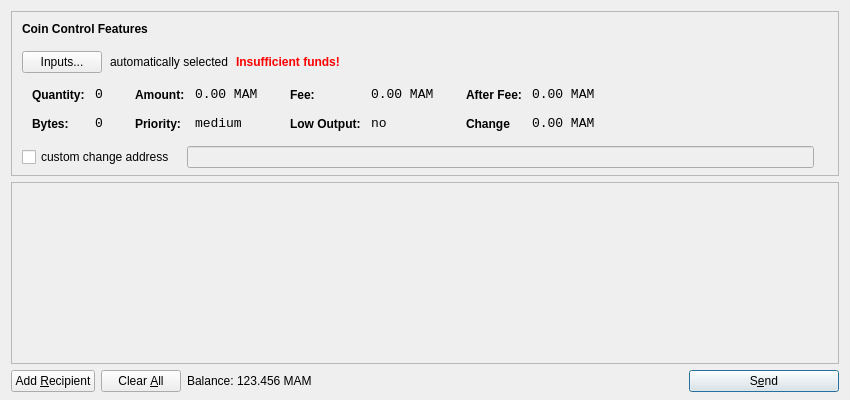
<?xml version="1.0" encoding="UTF-8"?>
<ui version="4.0">
 <class>SendCoinsDialog</class>
 <widget class="QDialog" name="SendCoinsDialog">
  <property name="geometry">
   <rect>
    <x>0</x>
    <y>0</y>
    <width>850</width>
    <height>400</height>
   </rect>
  </property>
  <property name="windowTitle">
   <string>Send Coins</string>
  </property>
  <layout class="QVBoxLayout" name="verticalLayout" stretch="0,1,0">
   <property name="bottomMargin">
    <number>8</number>
   </property>
   <item>
    <widget class="QFrame" name="frameCoinControl">
     <property name="sizePolicy">
      <sizepolicy hsizetype="Expanding" vsizetype="Expanding">
       <horstretch>0</horstretch>
       <verstretch>0</verstretch>
      </sizepolicy>
     </property>
     <property name="maximumSize">
      <size>
       <width>16777215</width>
       <height>16777215</height>
      </size>
     </property>
     <property name="frameShape">
      <enum>QFrame::StyledPanel</enum>
     </property>
     <property name="frameShadow">
      <enum>QFrame::Sunken</enum>
     </property>
     <layout class="QVBoxLayout" name="verticalLayoutCoinControl2">
      <property name="spacing">
       <number>-1</number>
      </property>
      <property name="leftMargin">
       <number>0</number>
      </property>
      <property name="topMargin">
       <number>0</number>
      </property>
      <property name="rightMargin">
       <number>0</number>
      </property>
      <property name="bottomMargin">
       <number>6</number>
      </property>
      <item>
       <layout class="QVBoxLayout" name="verticalLayoutCoinControl" stretch="0,0,0,0,1">
        <property name="spacing">
         <number>0</number>
        </property>
        <property name="leftMargin">
         <number>10</number>
        </property>
        <property name="topMargin">
         <number>10</number>
        </property>
        <item>
         <layout class="QHBoxLayout" name="horizontalLayoutCoinControl1">
          <property name="bottomMargin">
           <number>15</number>
          </property>
          <item>
           <widget class="QLabel" name="labelCoinControlFeatures">
            <property name="sizePolicy">
             <sizepolicy hsizetype="Preferred" vsizetype="Maximum">
              <horstretch>0</horstretch>
              <verstretch>0</verstretch>
             </sizepolicy>
            </property>
            <property name="font">
             <font>
              <weight>75</weight>
              <bold>true</bold>
             </font>
            </property>
            <property name="styleSheet">
             <string notr="true">font-weight:bold;</string>
            </property>
            <property name="text">
             <string>Coin Control Features</string>
            </property>
           </widget>
          </item>
         </layout>
        </item>
        <item>
         <layout class="QHBoxLayout" name="horizontalLayoutCoinControl2" stretch="0,0,0,0">
          <property name="spacing">
           <number>8</number>
          </property>
          <property name="bottomMargin">
           <number>10</number>
          </property>
          <item>
           <widget class="QPushButton" name="pushButtonCoinControl">
            <property name="styleSheet">
             <string notr="true"/>
            </property>
            <property name="text">
             <string>Inputs...</string>
            </property>
           </widget>
          </item>
          <item>
           <widget class="QLabel" name="labelCoinControlAutomaticallySelected">
            <property name="text">
             <string>automatically selected</string>
            </property>
            <property name="margin">
             <number>5</number>
            </property>
           </widget>
          </item>
          <item>
           <widget class="QLabel" name="labelCoinControlInsuffFunds">
            <property name="font">
             <font>
              <weight>75</weight>
              <bold>true</bold>
             </font>
            </property>
            <property name="styleSheet">
             <string notr="true">color:red;font-weight:bold;</string>
            </property>
            <property name="text">
             <string>Insufficient funds!</string>
            </property>
            <property name="margin">
             <number>5</number>
            </property>
           </widget>
          </item>
          <item>
           <spacer name="horizontalSpacerCoinControl">
            <property name="orientation">
             <enum>Qt::Horizontal</enum>
            </property>
            <property name="sizeHint" stdset="0">
             <size>
              <width>40</width>
              <height>1</height>
             </size>
            </property>
           </spacer>
          </item>
         </layout>
        </item>
        <item>
         <widget class="QWidget" name="widgetCoinControl" native="true">
          <property name="sizePolicy">
           <sizepolicy hsizetype="Preferred" vsizetype="Preferred">
            <horstretch>0</horstretch>
            <verstretch>0</verstretch>
           </sizepolicy>
          </property>
          <property name="minimumSize">
           <size>
            <width>0</width>
            <height>0</height>
           </size>
          </property>
          <property name="styleSheet">
           <string notr="true"/>
          </property>
          <layout class="QHBoxLayout" name="horizontalLayoutCoinControl5">
           <property name="margin">
            <number>0</number>
           </property>
           <item>
            <layout class="QHBoxLayout" name="horizontalLayoutCoinControl3" stretch="0,0,0,1">
             <property name="spacing">
              <number>20</number>
             </property>
             <property name="topMargin">
              <number>0</number>
             </property>
             <property name="bottomMargin">
              <number>10</number>
             </property>
             <item>
              <layout class="QFormLayout" name="formLayoutCoinControl1">
               <property name="horizontalSpacing">
                <number>10</number>
               </property>
               <property name="verticalSpacing">
                <number>14</number>
               </property>
               <property name="leftMargin">
                <number>10</number>
               </property>
               <property name="topMargin">
                <number>4</number>
               </property>
               <property name="rightMargin">
                <number>6</number>
               </property>
               <item row="0" column="0">
                <widget class="QLabel" name="labelCoinControlQuantityText">
                 <property name="styleSheet">
                  <string notr="true">font-weight:bold;</string>
                 </property>
                 <property name="text">
                  <string>Quantity:</string>
                 </property>
                 <property name="margin">
                  <number>0</number>
                 </property>
                </widget>
               </item>
               <item row="0" column="1">
                <widget class="QLabel" name="labelCoinControlQuantity">
                 <property name="font">
                  <font>
                   <family>Monospace</family>
                   <pointsize>10</pointsize>
                  </font>
                 </property>
                 <property name="cursor">
                  <cursorShape>IBeamCursor</cursorShape>
                 </property>
                 <property name="contextMenuPolicy">
                  <enum>Qt::ActionsContextMenu</enum>
                 </property>
                 <property name="text">
                  <string>0</string>
                 </property>
                 <property name="margin">
                  <number>0</number>
                 </property>
                 <property name="textInteractionFlags">
                  <set>Qt::LinksAccessibleByMouse|Qt::TextSelectableByKeyboard|Qt::TextSelectableByMouse</set>
                 </property>
                </widget>
               </item>
               <item row="1" column="0">
                <widget class="QLabel" name="labelCoinControlBytesText">
                 <property name="styleSheet">
                  <string notr="true">font-weight:bold;</string>
                 </property>
                 <property name="text">
                  <string>Bytes:</string>
                 </property>
                </widget>
               </item>
               <item row="1" column="1">
                <widget class="QLabel" name="labelCoinControlBytes">
                 <property name="font">
                  <font>
                   <family>Monospace</family>
                   <pointsize>10</pointsize>
                  </font>
                 </property>
                 <property name="cursor">
                  <cursorShape>IBeamCursor</cursorShape>
                 </property>
                 <property name="contextMenuPolicy">
                  <enum>Qt::ActionsContextMenu</enum>
                 </property>
                 <property name="text">
                  <string>0</string>
                 </property>
                 <property name="textInteractionFlags">
                  <set>Qt::LinksAccessibleByMouse|Qt::TextSelectableByKeyboard|Qt::TextSelectableByMouse</set>
                 </property>
                </widget>
               </item>
              </layout>
             </item>
             <item>
              <layout class="QFormLayout" name="formLayoutCoinControl2">
               <property name="horizontalSpacing">
                <number>10</number>
               </property>
               <property name="verticalSpacing">
                <number>14</number>
               </property>
               <property name="leftMargin">
                <number>6</number>
               </property>
               <property name="topMargin">
                <number>4</number>
               </property>
               <property name="rightMargin">
                <number>6</number>
               </property>
               <item row="0" column="0">
                <widget class="QLabel" name="labelCoinControlAmountText">
                 <property name="styleSheet">
                  <string notr="true">font-weight:bold;</string>
                 </property>
                 <property name="text">
                  <string>Amount:</string>
                 </property>
                 <property name="margin">
                  <number>0</number>
                 </property>
                </widget>
               </item>
               <item row="0" column="1">
                <widget class="QLabel" name="labelCoinControlAmount">
                 <property name="font">
                  <font>
                   <family>Monospace</family>
                   <pointsize>10</pointsize>
                  </font>
                 </property>
                 <property name="cursor">
                  <cursorShape>IBeamCursor</cursorShape>
                 </property>
                 <property name="contextMenuPolicy">
                  <enum>Qt::ActionsContextMenu</enum>
                 </property>
                 <property name="text">
                  <string>0.00 MAM</string>
                 </property>
                 <property name="textInteractionFlags">
                  <set>Qt::LinksAccessibleByMouse|Qt::TextSelectableByKeyboard|Qt::TextSelectableByMouse</set>
                 </property>
                </widget>
               </item>
               <item row="1" column="0">
                <widget class="QLabel" name="labelCoinControlPriorityText">
                 <property name="styleSheet">
                  <string notr="true">font-weight:bold;</string>
                 </property>
                 <property name="text">
                  <string>Priority:</string>
                 </property>
                </widget>
               </item>
               <item row="1" column="1">
                <widget class="QLabel" name="labelCoinControlPriority">
                 <property name="font">
                  <font>
                   <family>Monospace</family>
                   <pointsize>10</pointsize>
                  </font>
                 </property>
                 <property name="cursor">
                  <cursorShape>IBeamCursor</cursorShape>
                 </property>
                 <property name="contextMenuPolicy">
                  <enum>Qt::ActionsContextMenu</enum>
                 </property>
                 <property name="text">
                  <string>medium</string>
                 </property>
                 <property name="textInteractionFlags">
                  <set>Qt::LinksAccessibleByMouse|Qt::TextSelectableByKeyboard|Qt::TextSelectableByMouse</set>
                 </property>
                </widget>
               </item>
              </layout>
             </item>
             <item>
              <layout class="QFormLayout" name="formLayoutCoinControl3">
               <property name="horizontalSpacing">
                <number>10</number>
               </property>
               <property name="verticalSpacing">
                <number>14</number>
               </property>
               <property name="leftMargin">
                <number>6</number>
               </property>
               <property name="topMargin">
                <number>4</number>
               </property>
               <property name="rightMargin">
                <number>6</number>
               </property>
               <item row="0" column="0">
                <widget class="QLabel" name="labelCoinControlFeeText">
                 <property name="styleSheet">
                  <string notr="true">font-weight:bold;</string>
                 </property>
                 <property name="text">
                  <string>Fee:</string>
                 </property>
                 <property name="margin">
                  <number>0</number>
                 </property>
                </widget>
               </item>
               <item row="0" column="1">
                <widget class="QLabel" name="labelCoinControlFee">
                 <property name="font">
                  <font>
                   <family>Monospace</family>
                   <pointsize>10</pointsize>
                  </font>
                 </property>
                 <property name="cursor">
                  <cursorShape>IBeamCursor</cursorShape>
                 </property>
                 <property name="contextMenuPolicy">
                  <enum>Qt::ActionsContextMenu</enum>
                 </property>
                 <property name="text">
                  <string>0.00 MAM</string>
                 </property>
                 <property name="textInteractionFlags">
                  <set>Qt::LinksAccessibleByMouse|Qt::TextSelectableByKeyboard|Qt::TextSelectableByMouse</set>
                 </property>
                </widget>
               </item>
               <item row="1" column="0">
                <widget class="QLabel" name="labelCoinControlLowOutputText">
                 <property name="styleSheet">
                  <string notr="true">font-weight:bold;</string>
                 </property>
                 <property name="text">
                  <string>Low Output:</string>
                 </property>
                </widget>
               </item>
               <item row="1" column="1">
                <widget class="QLabel" name="labelCoinControlLowOutput">
                 <property name="font">
                  <font>
                   <family>Monospace</family>
                   <pointsize>10</pointsize>
                  </font>
                 </property>
                 <property name="cursor">
                  <cursorShape>IBeamCursor</cursorShape>
                 </property>
                 <property name="contextMenuPolicy">
                  <enum>Qt::ActionsContextMenu</enum>
                 </property>
                 <property name="text">
                  <string>no</string>
                 </property>
                 <property name="textInteractionFlags">
                  <set>Qt::LinksAccessibleByMouse|Qt::TextSelectableByKeyboard|Qt::TextSelectableByMouse</set>
                 </property>
                </widget>
               </item>
              </layout>
             </item>
             <item>
              <layout class="QFormLayout" name="formLayoutCoinControl4">
               <property name="horizontalSpacing">
                <number>10</number>
               </property>
               <property name="verticalSpacing">
                <number>14</number>
               </property>
               <property name="leftMargin">
                <number>6</number>
               </property>
               <property name="topMargin">
                <number>4</number>
               </property>
               <property name="rightMargin">
                <number>6</number>
               </property>
               <item row="0" column="0">
                <widget class="QLabel" name="labelCoinControlAfterFeeText">
                 <property name="styleSheet">
                  <string notr="true">font-weight:bold;</string>
                 </property>
                 <property name="text">
                  <string>After Fee:</string>
                 </property>
                 <property name="margin">
                  <number>0</number>
                 </property>
                </widget>
               </item>
               <item row="0" column="1">
                <widget class="QLabel" name="labelCoinControlAfterFee">
                 <property name="font">
                  <font>
                   <family>Monospace</family>
                   <pointsize>10</pointsize>
                  </font>
                 </property>
                 <property name="cursor">
                  <cursorShape>IBeamCursor</cursorShape>
                 </property>
                 <property name="contextMenuPolicy">
                  <enum>Qt::ActionsContextMenu</enum>
                 </property>
                 <property name="text">
                  <string>0.00 MAM</string>
                 </property>
                 <property name="textInteractionFlags">
                  <set>Qt::LinksAccessibleByMouse|Qt::TextSelectableByKeyboard|Qt::TextSelectableByMouse</set>
                 </property>
                </widget>
               </item>
               <item row="1" column="0">
                <widget class="QLabel" name="labelCoinControlChangeText">
                 <property name="styleSheet">
                  <string notr="true">font-weight:bold;</string>
                 </property>
                 <property name="text">
                  <string>Change</string>
                 </property>
                </widget>
               </item>
               <item row="1" column="1">
                <widget class="QLabel" name="labelCoinControlChange">
                 <property name="font">
                  <font>
                   <family>Monospace</family>
                   <pointsize>10</pointsize>
                  </font>
                 </property>
                 <property name="cursor">
                  <cursorShape>IBeamCursor</cursorShape>
                 </property>
                 <property name="contextMenuPolicy">
                  <enum>Qt::ActionsContextMenu</enum>
                 </property>
                 <property name="text">
                  <string>0.00 MAM</string>
                 </property>
                 <property name="textInteractionFlags">
                  <set>Qt::LinksAccessibleByMouse|Qt::TextSelectableByKeyboard|Qt::TextSelectableByMouse</set>
                 </property>
                </widget>
               </item>
              </layout>
             </item>
            </layout>
           </item>
          </layout>
         </widget>
        </item>
        <item>
         <layout class="QHBoxLayout" name="horizontalLayoutCoinControl4" stretch="0,0,0">
          <property name="spacing">
           <number>12</number>
          </property>
          <property name="sizeConstraint">
           <enum>QLayout::SetDefaultConstraint</enum>
          </property>
          <property name="topMargin">
           <number>5</number>
          </property>
          <property name="rightMargin">
           <number>5</number>
          </property>
          <item>
           <widget class="QCheckBox" name="checkBoxCoinControlChange">
            <property name="text">
             <string>custom change address</string>
            </property>
           </widget>
          </item>
          <item>
           <widget class="QLineEdit" name="lineEditCoinControlChange">
            <property name="enabled">
             <bool>false</bool>
            </property>
            <property name="sizePolicy">
             <sizepolicy hsizetype="Expanding" vsizetype="Fixed">
              <horstretch>0</horstretch>
              <verstretch>0</verstretch>
             </sizepolicy>
            </property>
           </widget>
          </item>
          <item>
           <widget class="QLabel" name="labelCoinControlChangeLabel">
            <property name="sizePolicy">
             <sizepolicy hsizetype="Preferred" vsizetype="Expanding">
              <horstretch>0</horstretch>
              <verstretch>0</verstretch>
             </sizepolicy>
            </property>
            <property name="minimumSize">
             <size>
              <width>0</width>
              <height>0</height>
             </size>
            </property>
            <property name="text">
             <string/>
            </property>
            <property name="margin">
             <number>3</number>
            </property>
           </widget>
          </item>
         </layout>
        </item>
        <item>
         <spacer name="verticalSpacerCoinControl">
          <property name="orientation">
           <enum>Qt::Vertical</enum>
          </property>
          <property name="sizeHint" stdset="0">
           <size>
            <width>800</width>
            <height>1</height>
           </size>
          </property>
         </spacer>
        </item>
       </layout>
      </item>
     </layout>
    </widget>
   </item>
   <item>
    <widget class="QScrollArea" name="scrollArea">
     <property name="widgetResizable">
      <bool>true</bool>
     </property>
     <widget class="QWidget" name="scrollAreaWidgetContents">
      <property name="geometry">
       <rect>
        <x>0</x>
        <y>0</y>
        <width>830</width>
        <height>165</height>
       </rect>
      </property>
      <layout class="QVBoxLayout" name="verticalLayout_2">
       <property name="margin">
        <number>0</number>
       </property>
       <item>
        <layout class="QVBoxLayout" name="entries">
         <property name="spacing">
          <number>6</number>
         </property>
        </layout>
       </item>
       <item>
        <spacer name="verticalSpacer">
         <property name="orientation">
          <enum>Qt::Vertical</enum>
         </property>
         <property name="sizeHint" stdset="0">
          <size>
           <width>20</width>
           <height>40</height>
          </size>
         </property>
        </spacer>
       </item>
      </layout>
     </widget>
    </widget>
   </item>
   <item>
    <layout class="QHBoxLayout" name="horizontalLayout">
     <item>
      <widget class="QPushButton" name="addButton">
       <property name="toolTip">
        <string>Send to multiple recipients at once</string>
       </property>
       <property name="text">
        <string>Add &amp;Recipient</string>
       </property>
       <property name="icon">
        <iconset resource="../bitcoin.qrc">
         <normaloff>:/icons/add</normaloff>:/icons/add</iconset>
       </property>
       <property name="autoDefault">
        <bool>false</bool>
       </property>
      </widget>
     </item>
     <item>
      <widget class="QPushButton" name="clearButton">
       <property name="sizePolicy">
        <sizepolicy hsizetype="Minimum" vsizetype="Fixed">
         <horstretch>0</horstretch>
         <verstretch>0</verstretch>
        </sizepolicy>
       </property>
       <property name="toolTip">
        <string>Remove all transaction fields</string>
       </property>
       <property name="text">
        <string>Clear &amp;All</string>
       </property>
       <property name="icon">
        <iconset resource="../bitcoin.qrc">
         <normaloff>:/icons/remove</normaloff>:/icons/remove</iconset>
       </property>
       <property name="autoRepeatDelay">
        <number>300</number>
       </property>
       <property name="autoDefault">
        <bool>false</bool>
       </property>
      </widget>
     </item>
     <item>
      <layout class="QHBoxLayout" name="horizontalLayout_2">
       <property name="spacing">
        <number>3</number>
       </property>
       <item>
        <widget class="QLabel" name="label">
         <property name="sizePolicy">
          <sizepolicy hsizetype="Preferred" vsizetype="Fixed">
           <horstretch>0</horstretch>
           <verstretch>0</verstretch>
          </sizepolicy>
         </property>
         <property name="text">
          <string>Balance:</string>
         </property>
        </widget>
       </item>
       <item>
        <widget class="QLabel" name="labelBalance">
         <property name="sizePolicy">
          <sizepolicy hsizetype="Preferred" vsizetype="Fixed">
           <horstretch>0</horstretch>
           <verstretch>0</verstretch>
          </sizepolicy>
         </property>
         <property name="cursor">
          <cursorShape>IBeamCursor</cursorShape>
         </property>
         <property name="text">
          <string>123.456 MAM</string>
         </property>
         <property name="textInteractionFlags">
          <set>Qt::LinksAccessibleByMouse|Qt::TextSelectableByKeyboard|Qt::TextSelectableByMouse</set>
         </property>
        </widget>
       </item>
      </layout>
     </item>
     <item>
      <spacer name="horizontalSpacer">
       <property name="orientation">
        <enum>Qt::Horizontal</enum>
       </property>
       <property name="sizeHint" stdset="0">
        <size>
         <width>40</width>
         <height>20</height>
        </size>
       </property>
      </spacer>
     </item>
     <item>
      <widget class="QPushButton" name="sendButton">
       <property name="minimumSize">
        <size>
         <width>150</width>
         <height>0</height>
        </size>
       </property>
       <property name="toolTip">
        <string>Confirm the send action</string>
       </property>
       <property name="text">
        <string>S&amp;end</string>
       </property>
       <property name="icon">
        <iconset resource="../bitcoin.qrc">
         <normaloff>:/icons/send</normaloff>:/icons/send</iconset>
       </property>
       <property name="default">
        <bool>true</bool>
       </property>
      </widget>
     </item>
    </layout>
   </item>
  </layout>
 </widget>
 <resources>
  <include location="../bitcoin.qrc"/>
 </resources>
 <connections/>
</ui>
